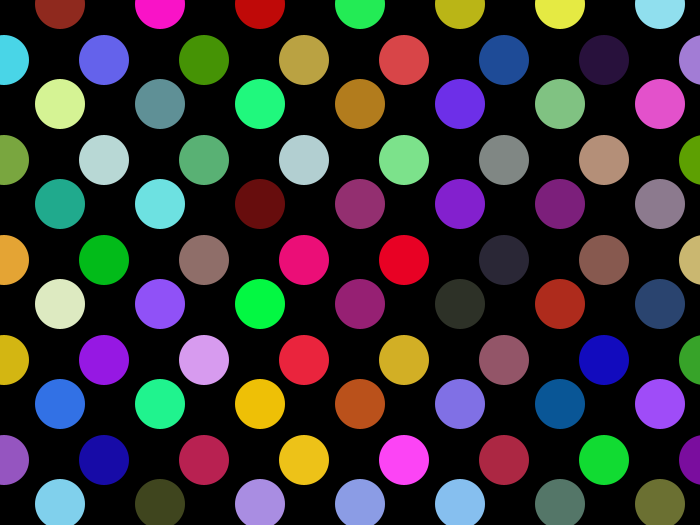
Frame 1 (no input)
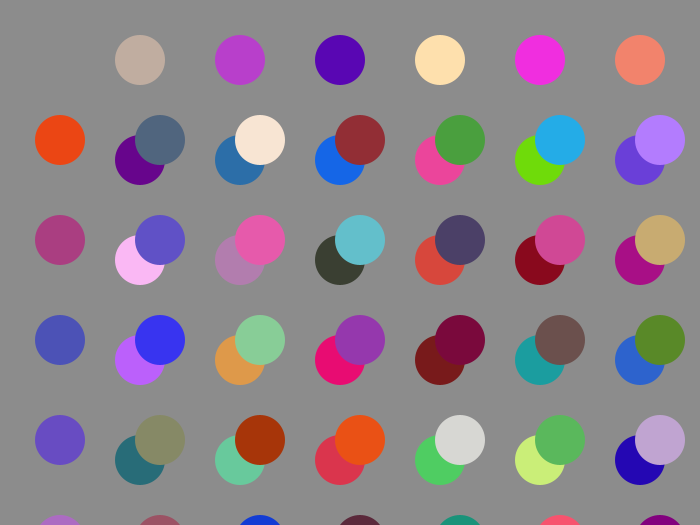
Frame 60 (the mouse pressed at the canvas centre just before this capture)
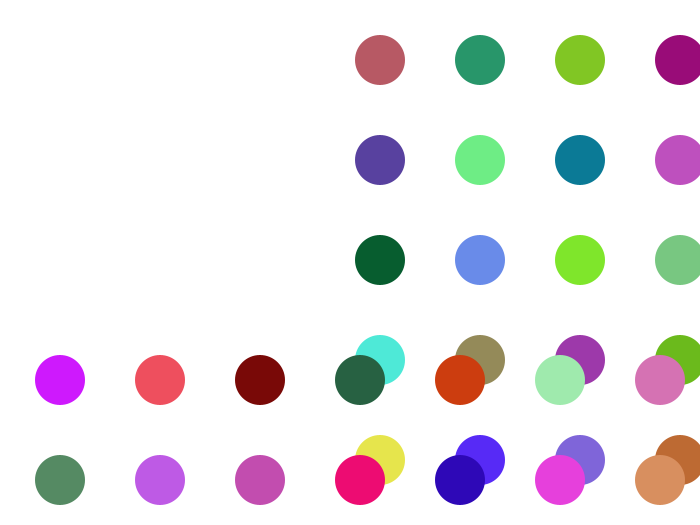
Frame 120 (the mouse held since frame 60 and released just before this capture)

The Processing sketch that drew these frames (run headless with seeded random() and noise(); from frame 60 on, the mouse is pressed at the canvas centre):

// Processing sketch: processing_33347
// ── processing_33347.pde

int x = -100;
int y = 60;
int xspeed=4;
int distance = 100;

void setup(){
  size(700,525);
  noStroke();
 
}
 
void draw()
{
  background(constrain(x+xspeed, 0, 255));
  x=x+xspeed;

  for (int i=0; i<300; i++){
      for(int j=0; j<50; j++){
         ellipse(x+i*distance, y+j*distance, 50, 50);
         fill(random(255), random(255), random(255));
           }
             }
         
  for (int i=0; i<300; i++){
      for(int j=0; j<50; j++){
         ellipse(y+i*distance, x+j*distance, 50, 50);
         fill(random(255), random(255), random(255));    
  }
}
}
